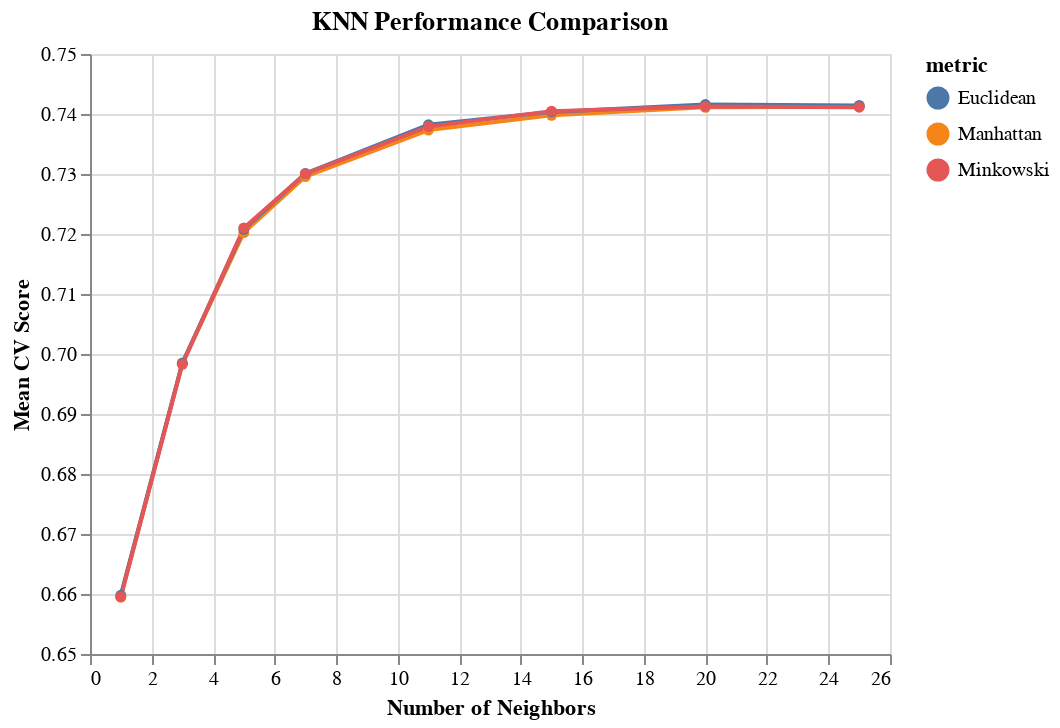

Notebook code cell kept with this figure:
### Code cell
import altair as alt
alt.renderers.enable('html')

alt.Chart(results_KNN, 
          title='KNN Performance Comparison'
         ).mark_line(point=True).encode(
    alt.X('n_neighbors', title='Number of Neighbors'),
    alt.Y('test_score', title='Mean CV Score', scale=alt.Scale(zero=False)),
    color='metric'
).interactive()

### Figure 1 — Vega-Lite specification as saved in the notebook (floating-point values rounded to 4 significant figures)
{"config": {"view": {"continuousWidth": 400, "continuousHeight": 300}}, "data": {"name": "data-5f838655b1784813ac2db47c036d32f1"}, "mark": {"type": "line", "point": true}, "encoding": {"color": {"type": "nominal", "field": "metric"}, "x": {"type": "quantitative", "field": "n_neighbors", "title": "Number of Neighbors"}, "y": {"type": "quantitative", "field": "test_score", "scale": {"zero": false}, "title": "Mean CV Score"}}, "selection": {"selector001": {"type": "interval", "bind": "scales", "encodings": ["x", "y"]}}, "title": "KNN Performance Comparison", "$schema": "https://vega.github.io/schema/vega-lite/v4.8.1.json", "datasets": {"data-5f838655b1784813ac2db47c036d32f1": [{"n_neighbors": 1, "p": 1, "test_score": 0.6595, "metric": "Manhattan"}, {"n_neighbors": 1, "p": 2, "test_score": 0.6598, "metric": "Euclidean"}, {"n_neighbors": 1, "p": 5, "test_score": 0.6595, "metric": "Minkowski"}, {"n_neighbors": 3, "p": 1, "test_score": 0.6985, "metric": "Manhattan"}, {"n_neighbors": 3, "p": 2, "test_score": 0.6985, "metric": "Euclidean"}, {"n_neighbors": 3, "p": 5, "test_score": 0.6983, "metric": "Minkowski"}, {"n_neighbors": 5, "p": 1, "test_score": 0.7202, "metric": "Manhattan"}, {"n_neighbors": 5, "p": 2, "test_score": 0.7208, "metric": "Euclidean"}, {"n_neighbors": 5, "p": 5, "test_score": 0.721, "metric": "Minkowski"}, {"n_neighbors": 7, "p": 1, "test_score": 0.7296, "metric": "Manhattan"}, {"n_neighbors": 7, "p": 2, "test_score": 0.7301, "metric": "Euclidean"}, {"n_neighbors": 7, "p": 5, "test_score": 0.7301, "metric": "Minkowski"}, {"n_neighbors": 11, "p": 1, "test_score": 0.7373, "metric": "Manhattan"}, {"n_neighbors": 11, "p": 2, "test_score": 0.7382, "metric": "Euclidean"}, {"n_neighbors": 11, "p": 5, "test_score": 0.7379, "metric": "Minkowski"}, {"n_neighbors": 15, "p": 1, "test_score": 0.7398, "metric": "Manhattan"}, {"n_neighbors": 15, "p": 2, "test_score": 0.7404, "metric": "Euclidean"}, {"n_neighbors": 15, "p": 5, "test_score": 0.7405, "metric": "Minkowski"}, {"n_neighbors": 20, "p": 1, "test_score": 0.7411, "metric": "Manhattan"}, {"n_neighbors": 20, "p": 2, "test_score": 0.7416, "metric": "Euclidean"}, {"n_neighbors": 20, "p": 5, "test_score": 0.7413, "metric": "Minkowski"}, {"n_neighbors": 25, "p": 1, "test_score": 0.7412, "metric": "Manhattan"}, {"n_neighbors": 25, "p": 2, "test_score": 0.7414, "metric": "Euclidean"}, {"n_neighbors": 25, "p": 5, "test_score": 0.7411, "metric": "Minkowski"}]}}
